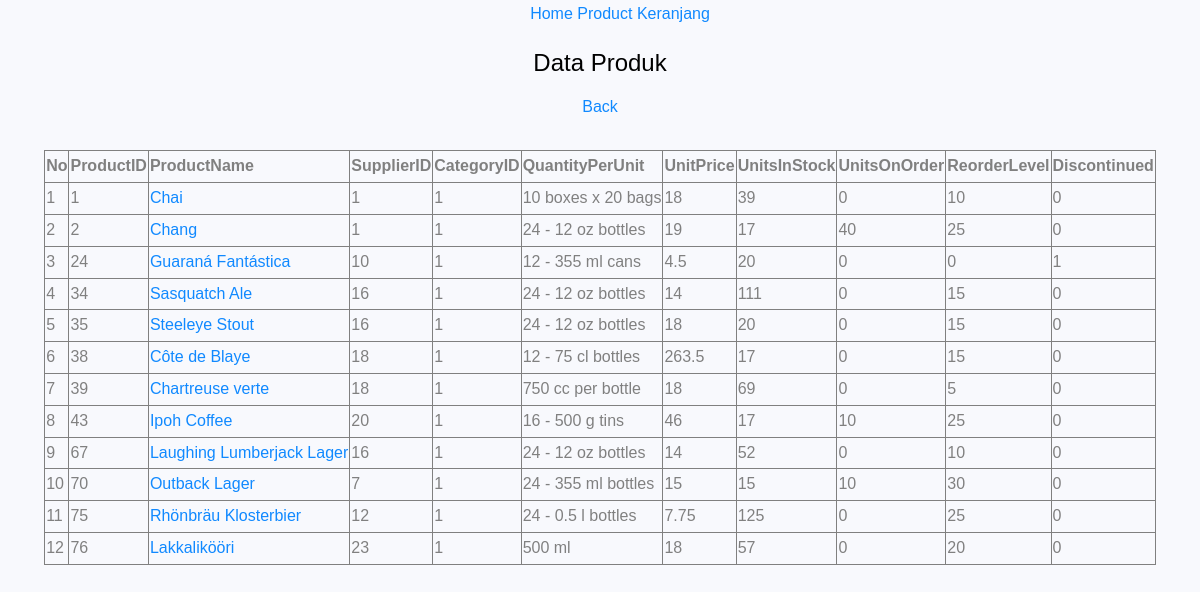
Page /index.php?id=1 on the committed database.
### tables this page shows
CREATE TABLE `products` (
  `ProductID` int NOT NULL,
  `ProductName` varchar(40) DEFAULT NULL,
  `SupplierID` int DEFAULT NULL,
  `CategoryID` int DEFAULT NULL,
  `QuantityPerUnit` varchar(20) DEFAULT NULL,
  `UnitPrice` double DEFAULT NULL,
  `UnitsInStock` smallint DEFAULT NULL,
  `UnitsOnOrder` smallint DEFAULT NULL,
  `ReorderLevel` smallint DEFAULT NULL,
  `Discontinued` tinyint(1) DEFAULT NULL
);

### content/product/productId.php (the view)
<?php
if (isset($_GET['id']) && $_GET['id'] != '') {
    $id = $_GET['id'];
?>
    <h4 class="card-title">Data Produk</h4>
    <a href="<?= $previous ?>">Back</a>
    <br><br>
    <table border="1" id="example">
        <thead>
            <tr>
                <th width="8px">No</th>
                <th>ProductID</th>
                <th>ProductName</th>
                <th>SupplierID</th>
                <th>CategoryID</th>
                <th>QuantityPerUnit</th>
                <th>UnitPrice</th>
                <th>UnitsInStock</th>
                <th>UnitsOnOrder</th>
                <th>ReorderLevel</th>
                <th>Discontinued</th>
            </tr>
        </thead>
        <tbody>
            <?php
            $query = mysqli_query($db, "SELECT * FROM products WHERE CategoryID='$id'");
            $no = 1;
            ?>
            <?php while ($data = mysqli_fetch_array($query)) { ?>
                <tr>
                    <td><?php echo $no++ ?></td>
                    <td><?php echo $data['ProductID'] ?></td>
                    <td>
                        <a href="index.php?product=<?php echo $data['ProductID'] ?>"><?php echo $data['ProductName'] ?></a>
                    </td>
                    <td><?php echo $data['SupplierID'] ?></td>
                    <td><?php echo $data['CategoryID'] ?></td>
                    <td><?php echo $data['QuantityPerUnit'] ?></td>
                    <td><?php echo $data['UnitPrice'] ?></td>
                    <td><?php echo $data['UnitsInStock'] ?></td>
                    <td><?php echo $data['UnitsOnOrder'] ?></td>
                    <td><?php echo $data['ReorderLevel'] ?></td>
                    <td><?php echo $data['Discontinued'] ?></td>
                </tr>
            <?php } ?>
        </tbody>
    </table>
<?php } ?>

### rows in the picture
products: ProductID "1", ProductName "Chai", SupplierID "1", CategoryID "1", QuantityPerUnit "10 boxes x 20 bags", UnitPrice "18", UnitsInStock "39", UnitsOnOrder "0", ReorderLevel "10", Discontinued "0"
products: ProductID "2", ProductName "Chang", SupplierID "1", CategoryID "1", QuantityPerUnit "24 - 12 oz bottles", UnitPrice "19", UnitsInStock "17", UnitsOnOrder "40", ReorderLevel "25", Discontinued "0"
products: ProductID "24", ProductName "Guaraná Fantástica", SupplierID "10", CategoryID "1", QuantityPerUnit "12 - 355 ml cans", UnitPrice "4.5", UnitsInStock "20", UnitsOnOrder "0", ReorderLevel "0", Discontinued "1"
products: ProductID "34", ProductName "Sasquatch Ale", SupplierID "16", CategoryID "1", QuantityPerUnit "24 - 12 oz bottles", UnitPrice "14", UnitsInStock "111", UnitsOnOrder "0", ReorderLevel "15", Discontinued "0"
products: ProductID "35", ProductName "Steeleye Stout", SupplierID "16", CategoryID "1", QuantityPerUnit "24 - 12 oz bottles", UnitPrice "18", UnitsInStock "20", UnitsOnOrder "0", ReorderLevel "15", Discontinued "0"
products: ProductID "38", ProductName "Côte de Blaye", SupplierID "18", CategoryID "1", QuantityPerUnit "12 - 75 cl bottles", UnitPrice "263.5", UnitsInStock "17", UnitsOnOrder "0", ReorderLevel "15", Discontinued "0"
products: ProductID "39", ProductName "Chartreuse verte", SupplierID "18", CategoryID "1", QuantityPerUnit "750 cc per bottle", UnitPrice "18", UnitsInStock "69", UnitsOnOrder "0", ReorderLevel "5", Discontinued "0"
products: ProductID "43", ProductName "Ipoh Coffee", SupplierID "20", CategoryID "1", QuantityPerUnit "16 - 500 g tins", UnitPrice "46", UnitsInStock "17", UnitsOnOrder "10", ReorderLevel "25", Discontinued "0"
products: ProductID "67", ProductName "Laughing Lumberjack Lager", SupplierID "16", CategoryID "1", QuantityPerUnit "24 - 12 oz bottles", UnitPrice "14", UnitsInStock "52", UnitsOnOrder "0", ReorderLevel "10", Discontinued "0"
products: ProductID "70", ProductName "Outback Lager", SupplierID "7", CategoryID "1", QuantityPerUnit "24 - 355 ml bottles", UnitPrice "15", UnitsInStock "15", UnitsOnOrder "10", ReorderLevel "30", Discontinued "0"
products: ProductID "75", ProductName "Rhönbräu Klosterbier", SupplierID "12", CategoryID "1", QuantityPerUnit "24 - 0.5 l bottles", UnitPrice "7.75", UnitsInStock "125", UnitsOnOrder "0", ReorderLevel "25", Discontinued "0"
products: ProductID "76", ProductName "Lakkalikööri", SupplierID "23", CategoryID "1", QuantityPerUnit "500 ml", UnitPrice "18", UnitsInStock "57", UnitsOnOrder "0", ReorderLevel "20", Discontinued "0"
